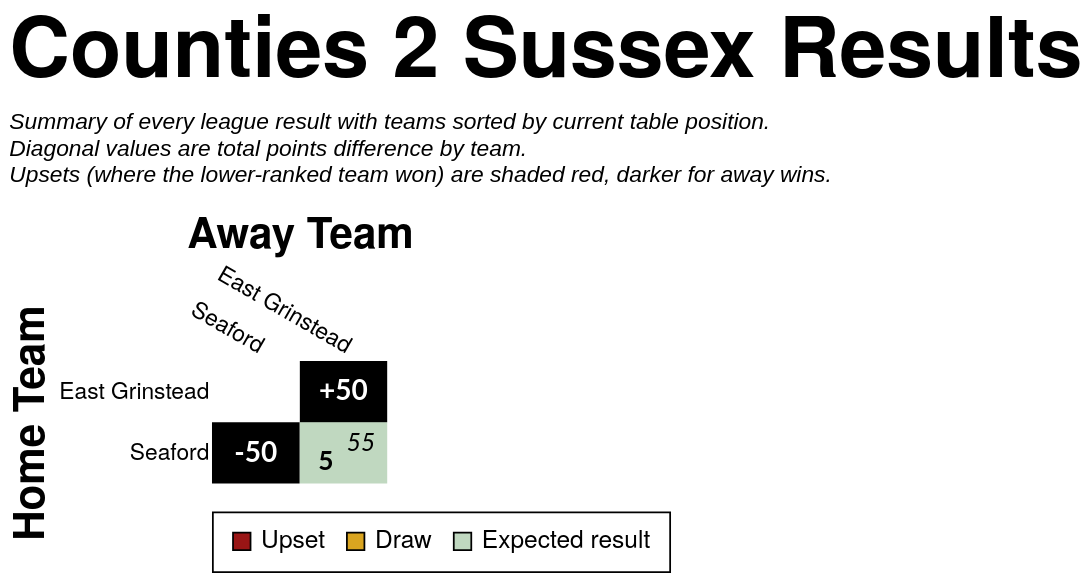

Vega-Lite specification for this chart:
### Vega-Lite specification from a JSON file in a GitHub repository (floating-point values rounded to 4 significant figures)
{"config": {"axis": {"labelFont": "PT Sans Narrow, Helvetica Neue, Helvetica, Arial, sans-serif", "titleFont": "PT Sans Narrow, Helvetica Neue, Helvetica, Arial, sans-serif", "labelFontSize": 13, "titleFontSize": 24, "gridColor": "#202947", "gridOpacity": 0.2, "zindex": 1}, "text": {"font": "Lato, sans-serif"}, "bar": {"cornerRadiusEnd": 5}, "header": {"labelFont": "PT Sans Narrow, Helvetica Neue, Helvetica, Arial, sans-serif", "titleFont": "PT Sans Narrow, Helvetica Neue, Helvetica, Arial, sans-serif", "labelFontSize": 24, "titleFontSize": 28, "labelFontWeight": "bold", "orient": "left"}, "legend": {"labelFont": "PT Sans Narrow, Helvetica Neue, Helvetica, Arial, sans-serif", "titleFont": "PT Sans Narrow, Helvetica Neue, Helvetica, Arial, sans-serif", "labelFontSize": 14, "titleFontSize": 16, "titlePadding": 5, "fillColor": "white", "strokeColor": "black", "padding": 10, "titleFontWeight": "lighter", "titleFontStyle": "italic", "titleColor": "gray", "offset": 10}, "title": {"font": "PT Sans Narrow, Helvetica Neue, Helvetica, Arial, sans-serif", "fontSize": 48, "fontWeight": "bold", "anchor": "start", "align": "center", "titlePadding": 20, "subtitlePadding": 10, "subtitleFontSize": 13, "subtitleColor": "", "subtitleFontStyle": "italic", "offset": 15, "color": "black"}, "axisX": {"labelAngle": 0}, "facet": {"title": null, "header": null, "align": {"row": "each", "column": "each"}, "spacing": 10}, "resolve": {"scale": {"y": "independent", "facet": "independent"}}, "background": "transparent", "scale": {"offsetBandPaddingOuter": 0.2, "offsetBandPaddingInner": 0.1}, "view": {"stroke": null, "background": "transparent"}}, "layer": [{"data": {"name": "data-651c629d54a5df7dd20b6c7a772d5761"}, "mark": {"type": "rect"}, "encoding": {"color": {"field": "unexpected_result", "legend": {"labelExpr": "datum.value === 'Upset (Away Win)' ? 'Upset' : datum.value", "labelLimit": 220, "offset": 16, "orient": "bottom", "symbolStrokeColor": "black", "symbolStrokeWidth": 1, "values": ["Upset (Away Win)", "Draw", "Expected result"]}, "scale": {"domain": ["Expected result", "Upset (Home Win)", "Upset (Away Win)", "Draw", "To be played", "N/A"], "range": ["#146f1444", "#991515bb", "#991515", "goldenrod", "white", "black"]}, "title": null, "type": "nominal"}, "opacity": {"condition": {"test": "datum.home_team == param_44.home_team || datum.away_team == param_44.home_team || !isValid(param_44.home_team)", "value": 1.0}, "value": 0.1}, "tooltip": [{"field": "home_team", "title": "Home", "type": "nominal"}, {"field": "away_team", "title": "Away", "type": "nominal"}, {"field": "home_score_text", "title": "Home Score", "type": "nominal"}, {"field": "away_score_text", "title": "Away Score", "type": "nominal"}, {"field": "result", "title": "Result", "type": "nominal"}, {"field": "unexpected_result", "title": "Unexpectedness", "type": "nominal"}, {"field": "date", "format": "%d %b %Y", "title": "Date", "type": "temporal"}], "x": {"axis": {"domain": false, "grid": false, "labelAngle": 30, "orient": "top", "ticks": false}, "field": "away_team", "sort": ["Seaford", "East Grinstead"], "title": "Away Team", "type": "nominal"}, "y": {"axis": {"domain": false, "grid": false, "ticks": false}, "field": "home_team", "sort": ["East Grinstead", "Seaford"], "title": "Home Team", "type": "nominal"}}, "name": "view_45"}, {"data": {"name": "data-651c629d54a5df7dd20b6c7a772d5761"}, "mark": {"type": "text", "fontStyle": "italic", "size": 14, "xOffset": 10, "yOffset": -5}, "encoding": {"color": {"condition": {"test": "(datum.home_team == param_44.home_team || datum.away_team == param_44.home_team || !isValid(param_44.home_team)) && datum.unexpected_result == 'Expected result'", "value": "black"}, "value": "white"}, "text": {"field": "away_score_text", "type": "nominal"}, "x": {"field": "away_team", "sort": ["Seaford", "East Grinstead"], "type": "nominal"}, "y": {"field": "home_team", "sort": ["East Grinstead", "Seaford"], "type": "nominal"}}, "transform": [{"filter": "datum.away_score_text != '' && datum.away_score_text != 'WO'"}]}, {"data": {"name": "data-651c629d54a5df7dd20b6c7a772d5761"}, "mark": {"type": "text", "size": 12, "xOffset": 10, "yOffset": -5}, "encoding": {"color": {"condition": {"test": "(datum.home_team == param_44.home_team || datum.away_team == param_44.home_team || !isValid(param_44.home_team)) && datum.unexpected_result == 'Expected result'", "value": "black"}, "value": "white"}, "text": {"field": "away_score_text", "type": "nominal"}, "x": {"field": "away_team", "sort": ["Seaford", "East Grinstead"], "type": "nominal"}, "y": {"field": "home_team", "sort": ["East Grinstead", "Seaford"], "type": "nominal"}}, "transform": [{"filter": "datum.away_score_text == 'WO'"}]}, {"data": {"name": "data-651c629d54a5df7dd20b6c7a772d5761"}, "mark": {"type": "text", "fontWeight": "bold", "size": 15, "xOffset": -10, "yOffset": 5}, "encoding": {"color": {"condition": {"test": "(datum.home_team == param_44.home_team || datum.away_team == param_44.home_team || !isValid(param_44.home_team)) && datum.unexpected_result == 'Expected result'", "value": "black"}, "value": "white"}, "text": {"field": "home_score_text", "type": "nominal"}, "x": {"field": "away_team", "sort": ["Seaford", "East Grinstead"], "type": "nominal"}, "y": {"field": "home_team", "sort": ["East Grinstead", "Seaford"], "type": "nominal"}}, "transform": [{"filter": "datum.home_score_text != '' && datum.home_score_text != 'WO'"}]}, {"data": {"name": "data-651c629d54a5df7dd20b6c7a772d5761"}, "mark": {"type": "text", "size": 12, "xOffset": -10, "yOffset": 5}, "encoding": {"color": {"condition": {"test": "(datum.home_team == param_44.home_team || datum.away_team == param_44.home_team || !isValid(param_44.home_team)) && datum.unexpected_result == 'Expected result'", "value": "black"}, "value": "white"}, "text": {"field": "home_score_text", "type": "nominal"}, "x": {"field": "away_team", "sort": ["Seaford", "East Grinstead"], "type": "nominal"}, "y": {"field": "home_team", "sort": ["East Grinstead", "Seaford"], "type": "nominal"}}, "transform": [{"filter": "datum.home_score_text == 'WO'"}]}, {"data": {"name": "data-37e58008915e8150ee11e3ae4f0d74b0"}, "mark": {"type": "text", "color": "white", "fontWeight": "bold", "size": 16}, "encoding": {"text": {"field": "display_text", "type": "nominal"}, "tooltip": [{"field": "home_team", "title": "Team", "type": "nominal"}, {"field": "display_text", "title": "Points Difference", "type": "nominal"}], "x": {"field": "away_team", "sort": ["Seaford", "East Grinstead"], "type": "nominal"}, "y": {"field": "home_team", "sort": ["East Grinstead", "Seaford"], "type": "nominal"}}}], "height": {"step": 35}, "params": [{"name": "param_44", "select": {"type": "point", "clear": "dblclick", "fields": ["home_team"], "on": "click"}, "value": null, "views": ["view_45"]}], "title": {"text": "Counties 2 Sussex Results", "subtitle": ["Summary of every league result with teams sorted by current table position.", "Diagonal values are total points difference by team.", "Upsets (where the lower-ranked team won) are shaded red, darker for away wins."]}, "width": {"step": 50}, "$schema": "https://vega.github.io/schema/vega-lite/v5.20.1.json", "datasets": {"data-651c629d54a5df7dd20b6c7a772d5761": [{"home_team": "East Grinstead", "away_team": "East Grinstead", "match_id": null, "date": "", "home_score": null, "away_score": null, "home_walkover": null, "away_walkover": null, "result": "N/A", "home_score_text": "", "away_score_text": "", "wo_result": "", "score_text": "", "display_text": "+50", "is_diagonal": true, "result_simple": "N/A", "unexpected_result": "N/A", "unexpected_opacity": 1.0}, {"home_team": "East Grinstead", "away_team": "Seaford", "match_id": null, "date": "", "home_score": null, "away_score": null, "home_walkover": null, "away_walkover": null, "result": "To be played", "home_score_text": "", "away_score_text": "", "wo_result": "", "score_text": "", "display_text": "", "is_diagonal": false, "result_simple": "To be played", "unexpected_result": "To be played", "unexpected_opacity": 1.0}, {"home_team": "Seaford", "away_team": "East Grinstead", "match_id": "1292363", "date": "2026-09-26T00:00:00", "home_score": 5.0, "away_score": 55.0, "home_walkover": false, "away_walkover": false, "result": "Away Win", "home_score_text": "5", "away_score_text": "55", "wo_result": "", "score_text": "5-55", "display_text": "5-55", "is_diagonal": false, "result_simple": "Away Win", "unexpected_result": "Expected result", "unexpected_opacity": 0.25}, {"home_team": "Seaford", "away_team": "Seaford", "match_id": null, "date": "", "home_score": null, "away_score": null, "home_walkover": null, "away_walkover": null, "result": "N/A", "home_score_text": "", "away_score_text": "", "wo_result": "", "score_text": "", "display_text": "-50", "is_diagonal": true, "result_simple": "N/A", "unexpected_result": "N/A", "unexpected_opacity": 1.0}], "data-37e58008915e8150ee11e3ae4f0d74b0": [{"home_team": "East Grinstead", "away_team": "East Grinstead", "match_id": null, "date": "", "home_score": null, "away_score": null, "home_walkover": null, "away_walkover": null, "result": "N/A", "home_score_text": "", "away_score_text": "", "wo_result": "", "score_text": "", "display_text": "+50", "is_diagonal": true, "result_simple": "N/A", "unexpected_result": "N/A", "unexpected_opacity": 1.0}, {"home_team": "Seaford", "away_team": "Seaford", "match_id": null, "date": "", "home_score": null, "away_score": null, "home_walkover": null, "away_walkover": null, "result": "N/A", "home_score_text": "", "away_score_text": "", "wo_result": "", "score_text": "", "display_text": "-50", "is_diagonal": true, "result_simple": "N/A", "unexpected_result": "N/A", "unexpected_opacity": 1.0}]}}
